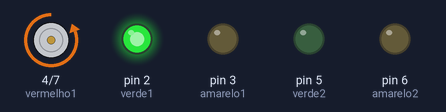
Recording of a sketch running on a simulated Arduino Uno, built with avr-gcc and run on an emulated ATmega328P. Shown: motor-driver pin pairs drawn as motors (green arrow = first pin HIGH = forward, orange = second pin HIGH = backward, longer = more drive), output pins drawn as LEDs (lit = HIGH).

Above: at 2.5 s.
At 6.0 s:
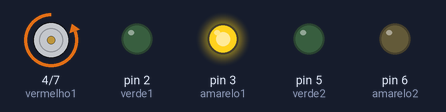
At 9.5 s:
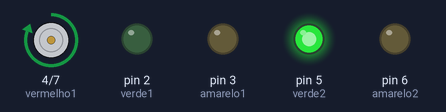
At 13.0 s:
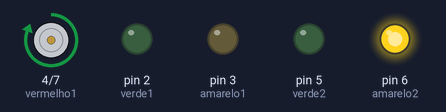
Timing chart, 0 to 18.2 s (numbered marks = the images above):
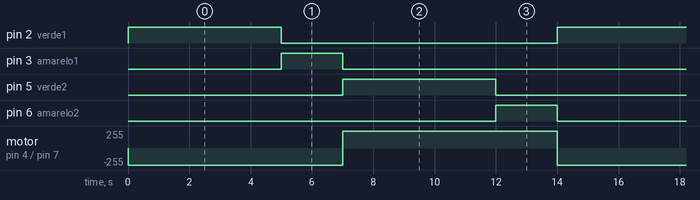

The sketch:

Experimento_VIII.ino
```cpp
// Este código simula o funcionamento de um semáforo de dois tempos, com dois conjuntos de LEDs (vermelho, amarelo e verde) representando dois semáforos opostos.
// O semáforo 1 tem as fases: verde (5 segundos), amarelo (2 segundos), e vermelho. O semáforo 2 possui fases: verde (5 segundos), amarelo (2 segundos) e vermelho.
// Durante cada fase, os LEDs são acesos e apagados de acordo com o tempo de duração especificado, controlando a alternância entre as luzes dos semáforos.
// Definição dos pinos dos LEDs do primeiro semáforo (Principal)
const int vermelho1 = 4;
const int amarelo1 = 3;
const int verde1 = 2;

// Definição dos pinos dos LEDs do segundo semáforo (Oposto)
const int vermelho2 = 7;
const int amarelo2 = 6;
const int verde2 = 5;

void setup() {
  // Configuração dos pinos como saída
  pinMode(vermelho1, OUTPUT);
  pinMode(amarelo1, OUTPUT);
  pinMode(verde1, OUTPUT);

  pinMode(vermelho2, OUTPUT);
  pinMode(amarelo2, OUTPUT);
  pinMode(verde2, OUTPUT);
}

void loop() {
  // Fase 1: Semáforo 1 verde, Semáforo 2 vermelho
  digitalWrite(verde1, HIGH);
  digitalWrite(amarelo1, LOW);
  digitalWrite(vermelho1, LOW);

  digitalWrite(verde2, LOW);
  digitalWrite(amarelo2, LOW);
  digitalWrite(vermelho2, HIGH);

  delay(5000); // Mantém essa fase por 5 segundos

  // Fase 2: Semáforo 1 amarelo, Semáforo 2 ainda vermelho
  digitalWrite(verde1, LOW);
  digitalWrite(amarelo1, HIGH);
  delay(2000); // Mantém o amarelo por 2 segundos

  // Fase 3: Semáforo 1 vermelho, Semáforo 2 verde
  digitalWrite(amarelo1, LOW);
  digitalWrite(vermelho1, HIGH);

  digitalWrite(verde2, HIGH);
  digitalWrite(amarelo2, LOW);
  digitalWrite(vermelho2, LOW);

  delay(5000); // Mantém essa fase por 5 segundos

  // Fase 4: Semáforo 1 ainda vermelho, Semáforo 2 amarelo
  digitalWrite(verde2, LOW);
  digitalWrite(amarelo2, HIGH);
  delay(2000); // Mantém o amarelo por 2 segundos
}
```

Measured:
- by itself, pin 2 (verde1), pin 5 (verde2): alternates HIGH for 5.0 s and LOW for 9.0 s
- by itself, pin 3 (amarelo1), pin 6 (amarelo2): alternates HIGH for 2.0 s and LOW for 12.0 s
- by itself, motor on pin 4 (vermelho1) / pin 7 (vermelho2): alternates forward 255/255 for 7.0 s and backward 255/255 for 7.0 s
